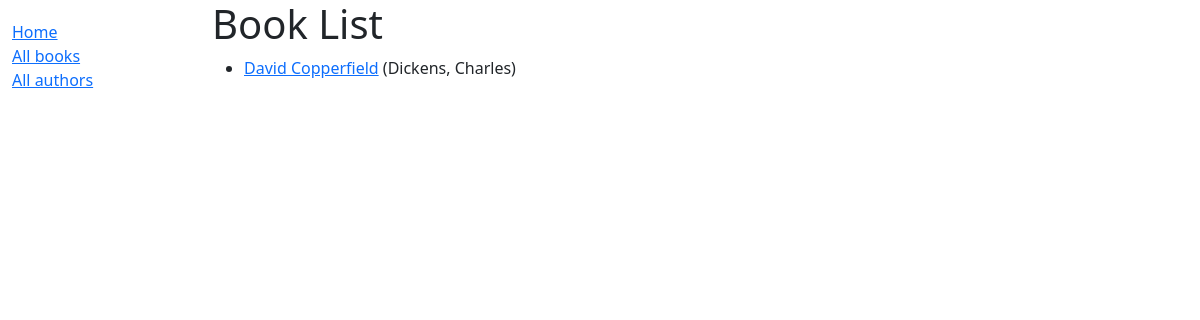
/locallibrary/books/, run on an earlier commit of the app's database.
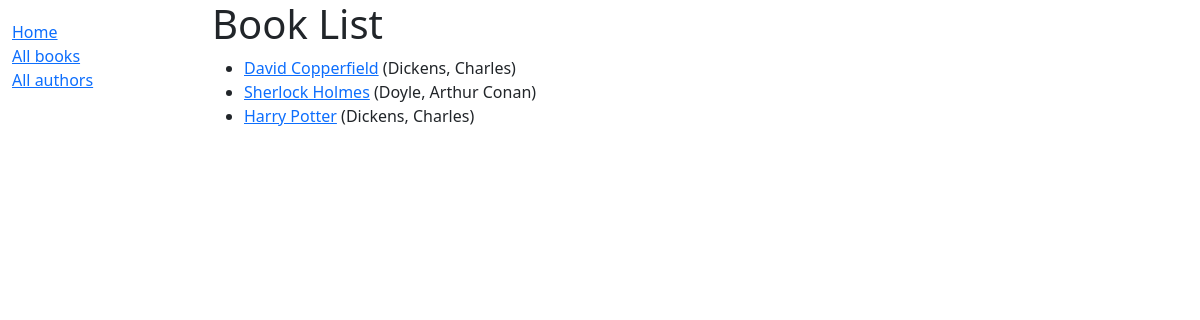
And on a later commit of the database.
### locallibrary/models.py (models this page shows, shortened)
class Book(models.Model):
    title = models.CharField(max_length=200)
    author = models.ForeignKey('Author', on_delete=models.SET_NULL, null=True)
    summary = models.TextField(max_length=1000, help_text='Brief description of the book')
    isbn = models.CharField('ISBN', max_length=13, unique=True, help_text='13 Character <a href="https://www.isbn-international.org/content/what-isbn">ISBN number</a>')
    genre = models.ManyToManyField(Genre, help_text='Select a genre for this book')
    def get_absolute_url(self):
        return reverse('book-detail', args=[str(self.id)])

class Author(models.Model):
    first_name = models.CharField(max_length=100)
    last_name = models.CharField(max_length=100)
    date_of_birth = models.DateField(null=True, blank=True)
    date_of_death = models.DateField('Died', null=True, blank=True)
    class Meta:
        ordering = ['last_name', 'first_name']
    def __str__(self):
        return f'{self.last_name}, {self.first_name}'

### locallibrary/views.py (the view)
# urls.py: path('books/', views.BookListView.as_view(), name='books'),
class BookListView(generic.ListView):
    model = Book
    paginate_by = 10
    context_object_name = 'book_list'
    queryset = Book.objects.all()
    def get_queryset(self):
        return Book.objects.all()

### locallibrary/templates/locallibrary/book_list.html (shortened to what this page needs)
{% extends "base_generic.html" %}
{% block content %}
  <h1>Book List</h1>
  {% if book_list %}
    <ul>
      {% for book in book_list %}
      <li>
        <a href="{{ book.get_absolute_url }}">{{ book.title }}</a>
        ({{book.author}})
      </li>
      {% endfor %}
    </ul>
  {% else %}
    <p>There are no books in the library.</p>
  {% endif %}
{% endblock %}

### locallibrary/templates/base_generic.html (shortened to what this page needs)
<!DOCTYPE html>
<html lang="en">
  <head>
    <link
      href="https://cdn.jsdelivr.net/npm/bootstrap@5.1.3/dist/css/bootstrap.min.css"
      rel="stylesheet"
 />
    {% load static %}
    <link rel="stylesheet" href="{% static 'css/styles.css' %}" />
  </head>
  <body>
    <div class="container-fluid">
      <div class="row">
        <div class="col-sm-2">
          {% block sidebar %}
            <ul class="sidebar-nav">
              <li><a href="{% url 'index' %}">Home</a></li>
              <li><a href="{% url 'books' %}">All books</a></li>
              <li><a href="{% url 'authors' %}">All authors</a></li>
            </ul>
          {% endblock %}
        </div>
        <div class="col-sm-10 ">{% block content %}{% endblock %}</div>
      </div>
    </div>
  </body>
</html>

### locallibrary/static/css/styles.css (style rules this page uses)
.sidebar-nav { margin-top: 20px; padding: 0; list-style: none; }

What changed in the data, as far as the page shows it:
added Book: title "Sherlock Holmes", author "Doyle, Arthur Conan"
added Book: title "Harry Potter", author "Dickens, Charles"
